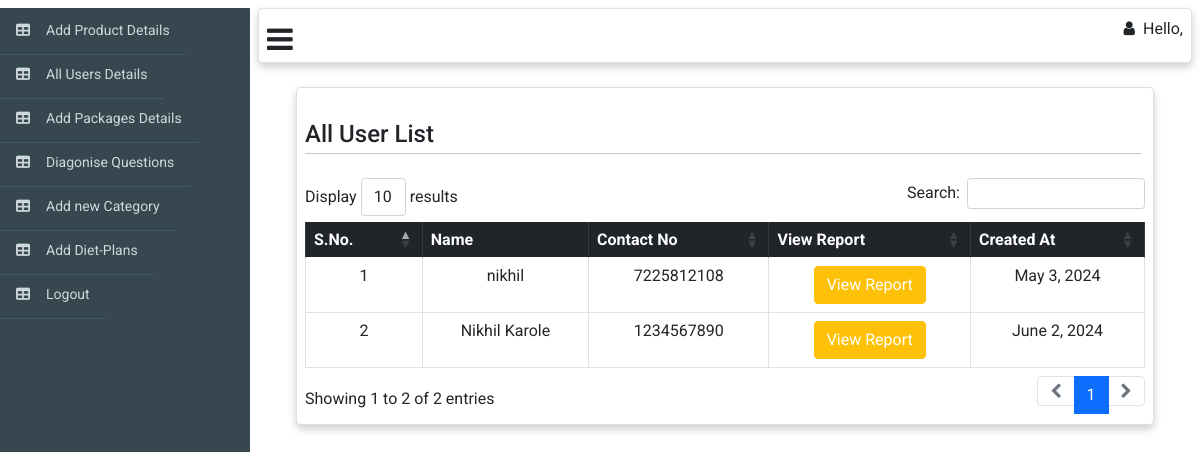
/web_admin/all-users, run on an earlier commit of the app's database.
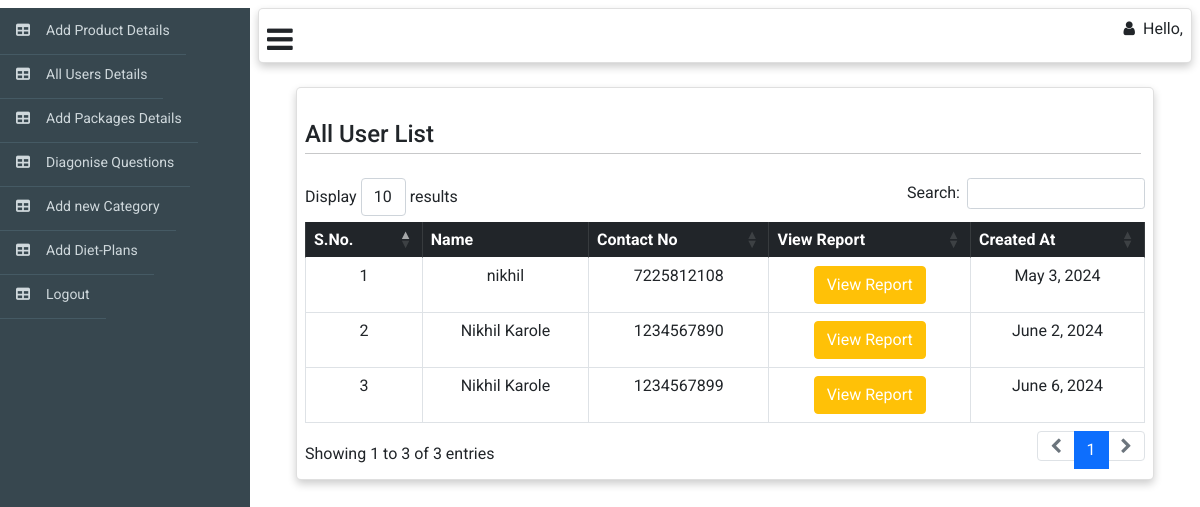
And on a later commit of the database.
### web_admin/models.py (models this page shows)
class user(models.Model):
    name = models.CharField(max_length=50)
    contact_no = models.CharField(max_length=15)
    otp = models.CharField(max_length=6)
    email = models.CharField(max_length=30)
    role = models.CharField(max_length=15, choices=Role)
    password = models.CharField(max_length=20,null=True,blank=True)
    is_active = models.BooleanField(default=True)
    gender = models.CharField(max_length=15, choices=Gender)
    age = models.IntegerField(default=0,null=True,blank=True)
    scalp_image = models.ImageField(upload_to='scalp_image/',null=True,blank=True)
    is_question_submitted = models.BooleanField(default=False)
    hair_health = models.FloatField(default=0)
    last_update_que = models.ForeignKey(questions,on_delete=models.CASCADE,null=True,blank=True)
    profile_image = models.ImageField(upload_to='profile/',null=True,blank=True)
    created_at = models.DateTimeField(auto_now_add=True)
    updated_at = models.DateTimeField(auto_now=True)

### web_admin/views.py (the view)
# urls.py: path('all-users',AllUsers.as_view(),name='all-users'),
class AllUsers(APIView):
    template_name = 'all_users_list.html'
    model = user
    def get(self,request,*args, **kwargs):
        list = self.model.objects.all()
        context={'list':list}
        return render(request,self.template_name,context)

### web_admin/templates/all_users_list.html (shortened to what this page needs)
{% extends "web_adminbase.html" %} {% block body %}{% load static %}
<div class="m-4">
  <div class="card me-6 p-2" style="width: auto">
    <h4 class="mt-4 p-0">
      All User List
      <hr class="hr p-0 mt-1 me-1" />
    </h4>
    <table
      id="example"
      class="table table-bordered text-center"
      style="width: 100%"
    >
      <thead class="table-dark text-center">
        <tr class="p-3 text-center">
          <th>S.No.</th>
          <th>Name</th>
          <th>Contact No</th>
          <th>View Report</th>
          <th>Created At</th>
        </tr>
      </thead>
      <tbody>
        {% for obj in list %}
        <tr>
          <td>{{forloop.counter}}</td>
          <td>{{obj.name}}</td>
          <td>{{obj.contact_no}}</td>
          <td><a class="btn btn-warning text-white">View Report</a></td>
          <td>{{obj.created_at|date}}</td>
        </tr>
        {% endfor %}
      </tbody>
    </table>
  </div>
</div>
{% endblock %}

What changed in the data, as far as the page shows it:
added user: name "Nikhil Karole", contact_no "1234567899", created_at "June 6, 2024"
Also different on the page:
text written by a page script: "Display results Search: Showing 1 to 2 of 2 entries 1" → "Display results Search: Showing 1 to 3 of 3 entries 1"
